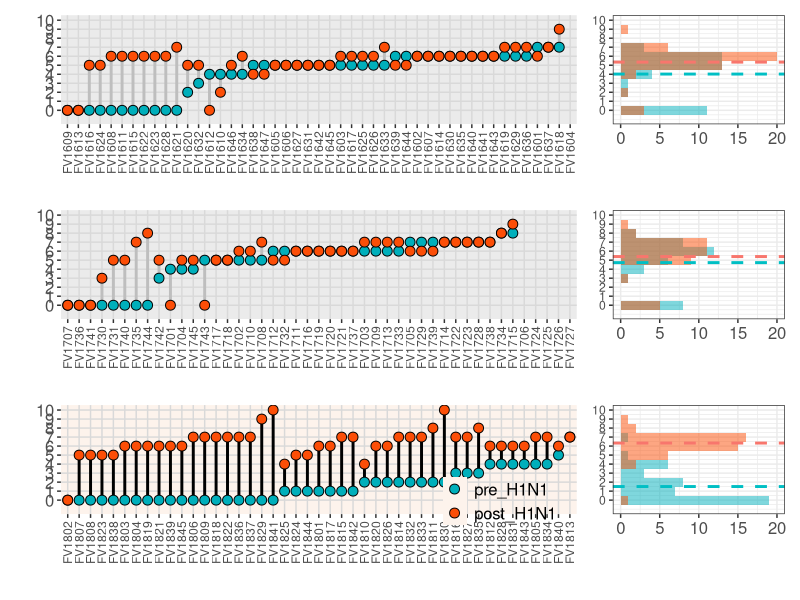
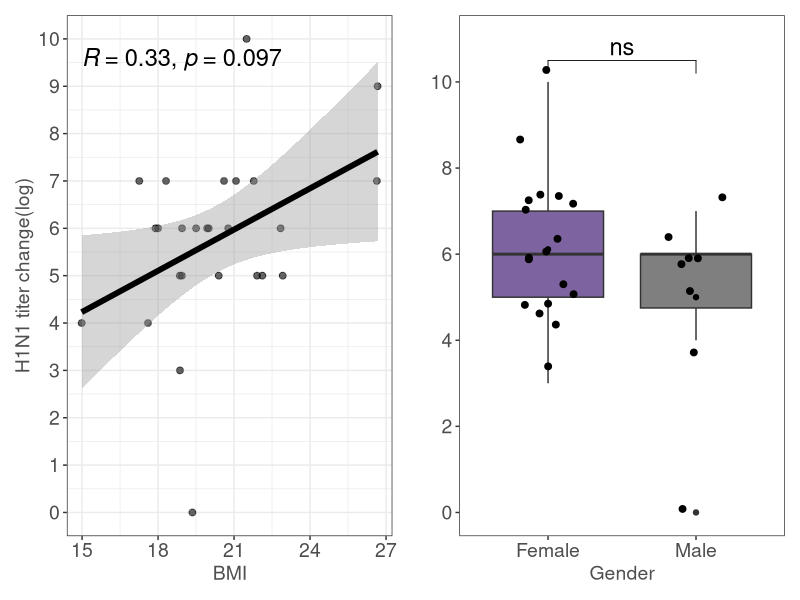

Write the R code that produced these figures, in order.
## ---- chunk 1
	knitr::opts_chunk$set(echo = TRUE, warning = FALSE, tidy=TRUE, collapse=TRUE)
## ---- chunk 2
library(ggplot2)
library(plyr)
library(readr)
library(reshape2)
library(patchwork)
library(cowplot)
library(ggpubr) 
	
	
titer<- read.csv("Source Data/meta_immune_data.csv",header = T, sep = ',', row.names = 1)
	
col<- c("#00AFBB", "#FC4E07","#36BED9")

sub_titer<- titer[,c("pre_H1N1","post_H1N1","Grade")]
data_2<- melt(sub_titer)

data_2<- na.omit(data_2)

data_2016 <- subset(data_2, Grade %in% c("G1"))
data_2017 <- subset(data_2, Grade %in% c("G2"))
data_2018 <- subset(data_2, Grade %in% c("G3"))

cdat_2016 <- ddply(data_2016, "variable", summarise, Titer.mean=mean(value))
p2016_1<- ggplot(data_2016, aes(x=value, fill=variable)) +
	    geom_histogram(binwidth=1, alpha=.5, position="identity")+
	    scale_fill_manual(values=col)+
	    geom_vline(data=cdat_2016, aes(xintercept=Titer.mean,  colour=c("#FC4E07","#00AFBB" )), linetype="dashed", size=1) +
	    scale_x_continuous(limits=c(-1,10), breaks=seq(0,10,1))+
	    scale_y_continuous(limits=c(0,20), breaks=seq(0,20,5))+
	    theme_bw()+
	    theme(axis.text.x = element_text(size=12) ,axis.title.x=element_blank(),axis.title.y=element_blank()) + 
	    theme(legend.position="none")+
	    coord_flip()
	

cdat_2017 <- ddply(data_2017, "variable", summarise, Titer.mean=mean(value))
p2017_1<- ggplot(data_2017, aes(x=value, fill=variable)) +
	    geom_histogram(binwidth=1, alpha=.5, position="identity")+
	    scale_fill_manual(values=col)+
	    geom_vline(data=cdat_2017, aes(xintercept=Titer.mean,  colour=c("#FC4E07","#00AFBB" )), linetype="dashed", size=1) +
	    scale_x_continuous(limits=c(-1,10), breaks=seq(0,10,1))+
	    scale_y_continuous(limits=c(0,20), breaks=seq(0,20,5))+
	    theme_bw()+
	    theme(axis.text.x = element_text(size=12) ,axis.title.x=element_blank(),axis.title.y=element_blank()) + 
	    theme(legend.position="none")+
	    coord_flip()
	    

cdat_2018 <- ddply(data_2018, "variable", summarise, Titer.mean=mean(value))
p2018_1<- ggplot(data_2018, aes(x=value, fill=variable)) +
	    geom_histogram(binwidth=1, alpha=.5, position="identity") +
	    geom_vline(data=cdat_2018, aes(xintercept=Titer.mean,  colour=c("#FC4E07","#00AFBB" )), linetype="dashed", size=1)+
	    scale_fill_manual(values=col) +
	    scale_x_continuous(limits=c(-1,10), breaks=seq(0,10,1)) +
	    scale_y_continuous(limits=c(0,20), breaks=seq(0,20,5))+
	    theme_bw()+
	    theme(axis.text.x = element_text(size=12),axis.title.x=element_blank(),axis.title.y=element_blank()) + 
	    theme(legend.position="none")+
	    theme(title=element_text(color="#4F4F4F"))+
	    coord_flip()
	

titer2<- read.csv("Source Data/meta_immune_data.csv",header = T, sep = ',')

titer2016 <- subset(titer2, Grade %in% c("G1"))
sub_titer1<- titer2016[c("id","pre_H1N1", "post_H1N1")]
sub_titer1$id <- factor(sub_titer1$id, levels = sub_titer1$id[order(sub_titer1$pre_H1N1,sub_titer1$post_H1N1)])
mydata<-melt(sub_titer1,id.vars='id')
	

p2016_2<- ggplot(mydata, aes(value,id,fill=variable)) +
	    geom_line(aes(group = id), size = 1, color="grey") +
	    geom_point(shape=21,size=3,colour="black")+
	    scale_fill_manual(values=col)+
	    theme(
	        axis.title=element_text(size=13,face="plain",color="white"),
	        legend.title=element_text(size=12,face="plain",color="black"),
	        legend.background = element_blank(),
	        legend.position = c(0.85,0.12)
	    )+ 
	    theme(axis.text.x = element_text(angle=90, hjust=1, vjust=.5))+
	    scale_x_continuous(limits=c(-1, 10), breaks=seq(0, 10, 1))+ 
	    coord_flip()+ 
	    background_grid(major = "xy", minor = "none")+ 
	    theme(legend.position="none")+
	    theme(axis.text.y = element_text(size=12))


titer2017 <- subset(titer2, Grade %in% c("G2"))
sub_titer1<- titer2017[c("id","pre_H1N1", "post_H1N1")]
sub_titer1$id <- factor(sub_titer1$id, levels = sub_titer1$id[order(sub_titer1$pre_H1N1,sub_titer1$post_H1N1)])
mydata<-melt(sub_titer1,id.vars='id')
	
p2017_2<- ggplot(mydata, aes(value,id,fill=variable)) +
	    geom_line(aes(group = id), size = 1, color="grey") +
	    geom_point(shape=21,size=3,colour="black")+
	    scale_fill_manual(values=col)+
	    theme(
	        axis.title=element_text(size=13,face="plain",color="white"),
	        legend.title=element_text(size=12,face="plain",color="black"),
	        legend.background = element_blank(),
	        legend.position = c(0.85,0.12)
	    )+ 
	    theme(axis.text.x = element_text(angle=90, hjust=1, vjust=.5))+
	    scale_x_continuous(limits=c(-1, 10), breaks=seq(0, 10, 1))+ 
	    coord_flip()+ 
	    background_grid(major = "xy", minor = "none")+ 
	    theme(legend.position="none")+
	    theme(axis.text.y = element_text(size=12))
	
	
titer2018 <- subset(titer2, Grade %in% c("G3"))
sub_titer1<- titer2018[c("id","pre_H1N1", "post_H1N1")]
sub_titer1$id <- factor(sub_titer1$id, levels = sub_titer1$id[order(sub_titer1$pre_H1N1,sub_titer1$post_H1N1)])
mydata<-melt(sub_titer1,id.vars='id')
	
p2018_2<- ggplot(mydata, aes(value,id,fill=variable)) +
	    geom_line(aes(group = id), size = 1, color="black") +
	    geom_point(shape=21,size=3,colour="black")+
	    scale_fill_manual(values=col)+
	    theme(
	        axis.title=element_text(size=13,face="plain",color="white"),
	        legend.title=element_text(size=12,face="plain",color="black"),
	        legend.background = element_blank(),
	        legend.position = c(0.85,0.12)
	    )+ 
	    theme(axis.text.x = element_text(angle=90, hjust=1, vjust=.5))+
	    scale_x_continuous(limits=c(-1, 10), breaks=seq(0, 10, 1))+ 
	    coord_flip()+ 
	    theme(panel.background = element_rect(fill = "#FDF3EC"))+
	    background_grid(major = "xy", minor = "none")+ 
	    theme(axis.text.y = element_text(size=12))+ 
	    theme(legend.title=element_blank(), legend.text = element_text(size = 12))
	

(p2016_2+ p2016_1 + plot_layout(nrow = 1, widths = c(3, 1))) / (p2017_2+ p2017_1 + plot_layout(nrow = 1, widths = c(3, 1))) / (p2018_2 + p2018_1 + plot_layout(nrow = 1, widths = c(3, 1))) #fig001

## ---- chunk 3


## ---- chunk 4


## ---- chunk 5


## ---- chunk 6
titer<- read.csv("Source Data/meta_immune_data.csv",header = T, sep = ',',row.names = 1)
sub_titer1<- titer[,c("diff_H1N1", "Grade", "h1n1_pre_group", "BMI", "Gender")]
sub_titer2<- subset(sub_titer1, Grade == "G3" & h1n1_pre_group == "Negative")

p.cor.BMI<- ggplot(data=sub_titer2, aes(x = BMI, y = diff_H1N1)) +
	        geom_point(alpha=0.6, color="black",size=2)+ 
	        geom_smooth(method=lm, size=2, color="black")+ 
	        labs(y= "H1N1 titer change(log)", x="BMI")+
          theme_bw()+
	        theme(axis.text.x = element_text(size=14), axis.text.y = element_text(size=14)) +
	        theme(legend.title = element_blank())+ 
	        scale_y_continuous(limits=c(0, 10), breaks=seq(0, 10, 1))+
	        theme(title=element_text(size=14,color="#4F4F4F"))+
	        theme(legend.position="none")+
	        stat_cor(data=sub_titer2, method = "spearman", color="black", size=6)

my_comparisons <- list(c("Female", "Male"))
p.n_p.gender<-  ggplot(sub_titer2, aes(x=Gender,  y=diff_H1N1), shape=8 ) +
    geom_boxplot(aes(x=Gender, fill=Gender), notch=FALSE) +
    stat_summary(aes(x=Gender), fun.y=mean, geom="point") +
    geom_jitter(width=0.2, size=2) +
        scale_fill_manual(values=c( "#7d639f","#7F7F7F"))+
    theme(axis.title.x =element_blank())+
    theme_bw()+ 
    theme(axis.text.x = element_text(size=14),axis.text.y = element_text(size=14)) + 
    theme(panel.grid.major = element_blank(), panel.grid.minor = element_blank()) + 
    theme(legend.title = element_blank())+ 
    theme(legend.position='none')+
    theme(title=element_text(size=14,color="#4F4F4F"))+
    scale_y_continuous(limits=c(0, 11), breaks=seq(0, 10, 2))+
    theme(plot.title = element_text(hjust = 0.5))+
    stat_compare_means(comparisons = my_comparisons, paired = FALSE, label = "p.signif", color="black", size=6)+
    labs(y="")

p.cor.BMI | p.n_p.gender 

